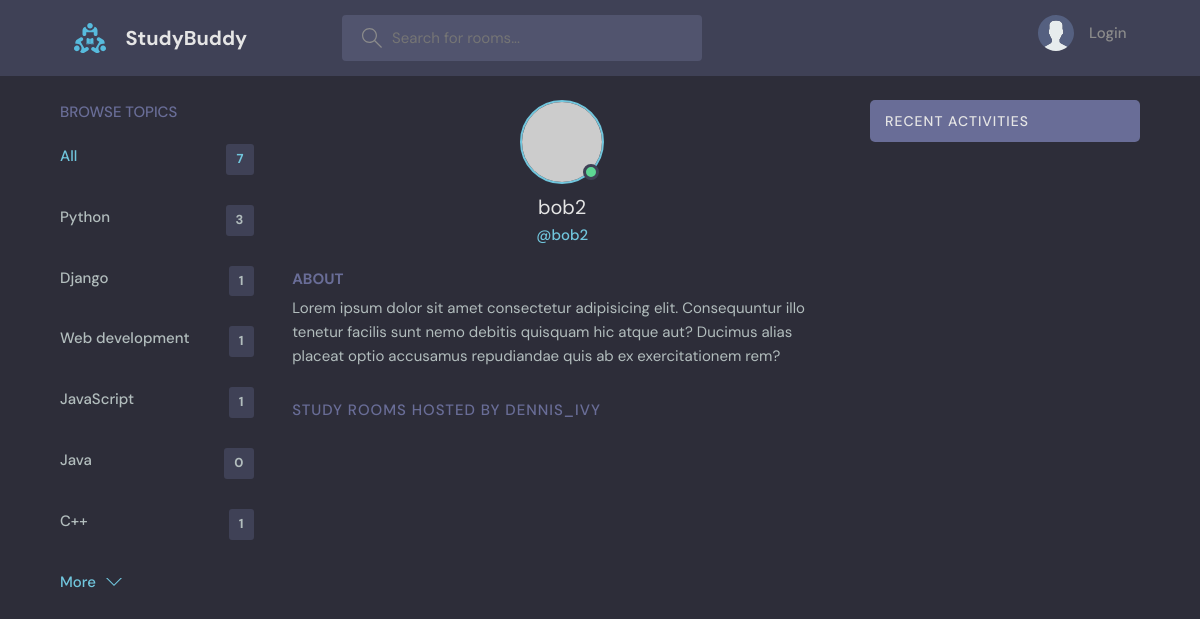
Page /base/profile/4 on the committed database.
### base/models.py (models this page shows)
class Topic (models.Model):
    name = models.CharField(max_length = 200)
    def __str__(self):
        return self.name

### base/views.py (the view)
# urls.py: path("profile/<str:pk>", views.userProfile, name="base.userProfile"),
def userProfile(request, pk):
    room_count = Room.objects.all().count()
    user = User.objects.get(id=pk)
    rooms = user.room_set.all()
    roomMessages = user.message_set.all()
    topics = []
    all_topics = Topic.objects.all()
    for t in all_topics:
        topics.append({"name" : t, "count": t.room_set.all().count()})
    contex = {'user':user, 'rooms':rooms ,'roomMessages':roomMessages, 'topics':topics,"room_count":room_count}
    return render(request, 'base/profile.html', contex)

### base/templates/base/profile.html (shortened to what this page needs)
{% extends 'main.html' %} {% block content%}
  <main class="profile-page layout layout--3">
    <div class="container">
      {% include 'base/topics_component.html' %}
      <div class="roomList">
        <div class="profile">
          <div class="profile__avatar">
            <div class="avatar avatar--large active">
              <img src="https://randomuser.me/api/portraits/men/11.jpg" />
            </div>
          </div>
          <div class="profile__info">
            <h3>{{user.username}}</h3>
            <p>@{{user.username}}</p>
          </div>
          <div class="profile__about">
            <h3>About</h3>
            <p>
              Lorem ipsum dolor sit amet consectetur adipisicing elit. Consequuntur illo tenetur
              facilis sunt nemo debitis quisquam hic atque aut? Ducimus alias placeat optio
              accusamus repudiandae quis ab ex exercitationem rem?
            </p>
          </div>
        </div>
        <div class="roomList__header">
          <div>
            <h2>Study Rooms Hosted by dennis_ivy</a>
            </h2>
          </div>
        </div>
      </div>
      {% include 'base/activity_component.html' %}
    </div>
  </main>
{%endblock content %}

### base/templates/base/topics_component.html
<div class="topics">
  <div class="topics__header">
    <h2>Browse Topics</h2>
  </div>
  <ul class="topics__list">
    <li>
      <a href="{% url 'base.home'%}" class="active"
        >All <span>{{room_count}}</span></a
      >
    </li>
    {% for topic in topics%}
    <li>
      <a href="{%url 'base.home'%}?q={{topic.name}}"
        >{{topic.name}} <span>{{topic.count}}</span></a
      >
    </li>
    {%endfor %}
  </ul>
  <a class="btn btn--link" href="topics.html">
    More
    <svg
      version="1.1"
      xmlns="http://www.w3.org/2000/svg"
      width="32"
      height="32"
      viewBox="0 0 32 32"
    >
      <title>chevron-down</title>
      <path d="M16 21l-13-13h-3l16 16 16-16h-3l-13 13z"></path>
    </svg>
  </a>
</div>

### static/styles/style.css (style rules this page uses)
:root { --color-main: #71c6dd; --color-main-light: #e1f6fb; --color-dark: #3f4156; --color-dark-medium: #51546e; --color-dark-light: #696d97; --color-light: #e5e5e5; --color-gray: #8b8b8b; --color-light-gray: #b2bdbd; --color-bg: #2d2d39; --color-success: #5dd693; --color-error: #fc4b0b; }
* { font-family: "DM Sans", -apple-system, BlinkMacSystemFont, "Segoe UI", Roboto, Oxygen, Ubuntu, Cantarell, "Open Sans", "Helvetica Neue", sans-serif; margin: 0; padding: 0; box-sizing: border-box; text-rendering: optimizeLegibility; font-size: inherit; }
html { font-size: 56.25%; }
@media only screen and (min-width: 1200px) { html { font-size: 62.5%; } }
body { line-height: 1.6; font-weight: 400; font-size: 1.5rem; color: var(--color-light-gray); background-color: var(--color-bg); min-height: 100vh; }
img { width: 100%; }
a { display: inline-block; color: var(--color-main); text-decoration: none; }
.container { max-width: 120rem; width: 90%; margin: auto; }
.btn { background-color: transparent; border: none; display: inline-flex; align-items: center; gap: 1rem; cursor: pointer; transition: all ease-in-out 0.3s; padding: 1rem 2rem; border-radius: 5px; box-shadow: 1px 1px 3px 1px rgba(0, 0, 0, 0.15); font-weight: 500; }
.btn--link { border-radius: 0; padding: 0; color: var(--color-main); box-shadow: none; }
.btn > svg { fill: currentColor; width: 1.6rem; height: 1.6rem; }
.avatar { position: relative; display: inline-block; border-radius: 50%; border: 2px solid var(--color-main); }
.avatar img { display: block; border-radius: 50%; object-fit: cover; object-position: center; }
.avatar::after { content: ""; display: block; position: absolute; background-color: var(--color-gray); z-index: 111; border-radius: 50%; border: 0.3rem solid var(--color-dark); }
.avatar.active::after { background-color: var(--color-success); }
.avatar.avatar--large img { display: block; width: 8rem; height: 8rem; border-radius: 50%; }
.avatar.avatar--large:after { width: 1rem; height: 1rem; bottom: 2px; right: 3.5px; }
.layout { margin-top: 2.4rem; }
.layout > .container { display: flex; justify-content: space-between; align-items: flex-start; }
.layout--3 > .container > div:first-child { flex-basis: 18%; max-width: 22.5rem; }
.layout--3 > .container > div:nth-child(2) { flex-basis: 50%; }
.topics__header { margin-bottom: 2rem; }
.topics__header h2 { text-transform: uppercase; font-weight: 500; color: var(--color-dark-light); }
.topics__list { list-style: none; }
.topics__list li a { display: flex; justify-content: space-between; margin-bottom: 3rem; font-weight: 500; color: var(--color-light-gray); transition: all 0.3s ease-in-out; }
.topics__list li a.active, .topics__list li a:hover { color: var(--color-main); }
.topics__list li a span { padding: 0.5rem 1rem; background-color: var(--color-dark); border-radius: 3px; font-size: 1.3rem; font-weight: 700; letter-spacing: 1px; }
.roomList__header { display: flex; justify-content: space-between; align-items: center; margin-bottom: 2.4rem; }
.roomList__header h2 { text-transform: uppercase; font-weight: 500; color: var(--color-light); letter-spacing: 1px; }
.profile { margin-bottom: 3rem; }
.profile__avatar { text-align: center; }
.profile__info { text-align: center; }
.profile__info h3 { font-size: 2rem; color: var(--color-light); font-weight: 400; }
.profile__info p { color: var(--color-main); font-weight: 500; margin-bottom: 1rem; }
.profile__about { margin-top: 2rem; }
.profile__about h3 { text-transform: uppercase; color: var(--color-dark-light); margin-bottom: 0.5rem; }
.profile-page .roomList__header { margin-bottom: 1.5rem; }
.profile-page .roomList__header h2 { color: var(--color-dark-light); }

### rows in the picture
Topic: name "Python", count "3"
Topic: name "Django", count "1"
Topic: name "Web development", count "1"
Topic: name "JavaScript", count "1"
Topic: name "Java", count "0"
Topic: name "C++", count "1"

### other values in the picture
{{ room_count }} "7"
{{ user.username }} "bob2"
